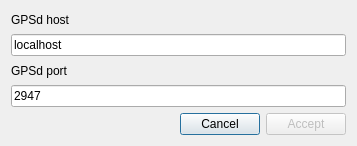
<?xml version="1.0" encoding="UTF-8"?>
<ui version="4.0">
 <class>CGpsGpsdSourceDialog</class>
 <widget class="QDialog" name="CGpsGpsdSourceDialog">
  <property name="geometry">
   <rect>
    <x>0</x>
    <y>0</y>
    <width>357</width>
    <height>146</height>
   </rect>
  </property>
  <property name="sizePolicy">
   <sizepolicy hsizetype="Fixed" vsizetype="Fixed">
    <horstretch>0</horstretch>
    <verstretch>0</verstretch>
   </sizepolicy>
  </property>
  <property name="windowTitle">
   <string>New GPSd source</string>
  </property>
  <layout class="QVBoxLayout" name="verticalLayout">
   <item>
    <widget class="QLabel" name="label">
     <property name="text">
      <string>GPSd host</string>
     </property>
     <property name="buddy">
      <cstring>leHost</cstring>
     </property>
    </widget>
   </item>
   <item>
    <widget class="QLineEdit" name="leHost">
     <property name="text">
      <string>localhost</string>
     </property>
    </widget>
   </item>
   <item>
    <widget class="QLabel" name="label_2">
     <property name="text">
      <string>GPSd port</string>
     </property>
     <property name="buddy">
      <cstring>lePort</cstring>
     </property>
    </widget>
   </item>
   <item>
    <widget class="QLineEdit" name="lePort">
     <property name="inputMask">
      <string>00000; </string>
     </property>
     <property name="text">
      <string>2947</string>
     </property>
    </widget>
   </item>
   <item>
    <layout class="QHBoxLayout" name="horizontalLayout">
     <item>
      <spacer name="horizontalSpacer">
       <property name="orientation">
        <enum>Qt::Horizontal</enum>
       </property>
       <property name="sizeHint" stdset="0">
        <size>
         <width>40</width>
         <height>20</height>
        </size>
       </property>
      </spacer>
     </item>
     <item>
      <widget class="QPushButton" name="pbCancel">
       <property name="text">
        <string>Cancel</string>
       </property>
       <property name="icon">
        <iconset resource="../../../res/resources.qrc">
         <normaloff>:/icons/dialog-cancel.png</normaloff>:/icons/dialog-cancel.png</iconset>
       </property>
      </widget>
     </item>
     <item>
      <widget class="QPushButton" name="pbAccept">
       <property name="enabled">
        <bool>false</bool>
       </property>
       <property name="text">
        <string>Accept</string>
       </property>
       <property name="icon">
        <iconset resource="../../../res/resources.qrc">
         <normaloff>:/icons/dialog-apply.png</normaloff>:/icons/dialog-apply.png</iconset>
       </property>
      </widget>
     </item>
    </layout>
   </item>
  </layout>
 </widget>
 <resources>
  <include location="../../../res/resources.qrc"/>
 </resources>
 <connections>
  <connection>
   <sender>pbCancel</sender>
   <signal>clicked()</signal>
   <receiver>CGpsGpsdSourceDialog</receiver>
   <slot>reject()</slot>
   <hints>
    <hint type="sourcelabel">
     <x>190</x>
     <y>125</y>
    </hint>
    <hint type="destinationlabel">
     <x>125</x>
     <y>125</y>
    </hint>
   </hints>
  </connection>
 </connections>
</ui>
